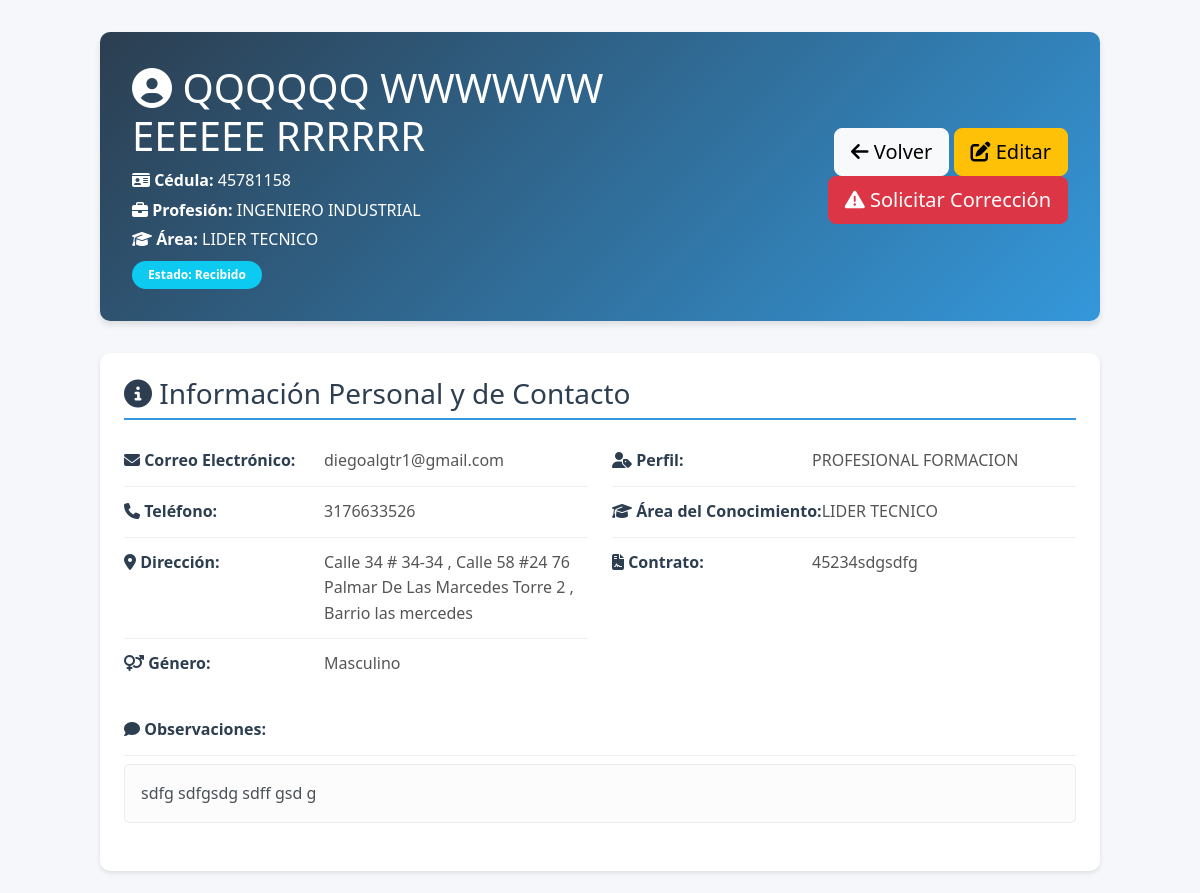
/formapp/admin/applicants/22/ (signed in, upper part), run on an earlier commit of the app's database.
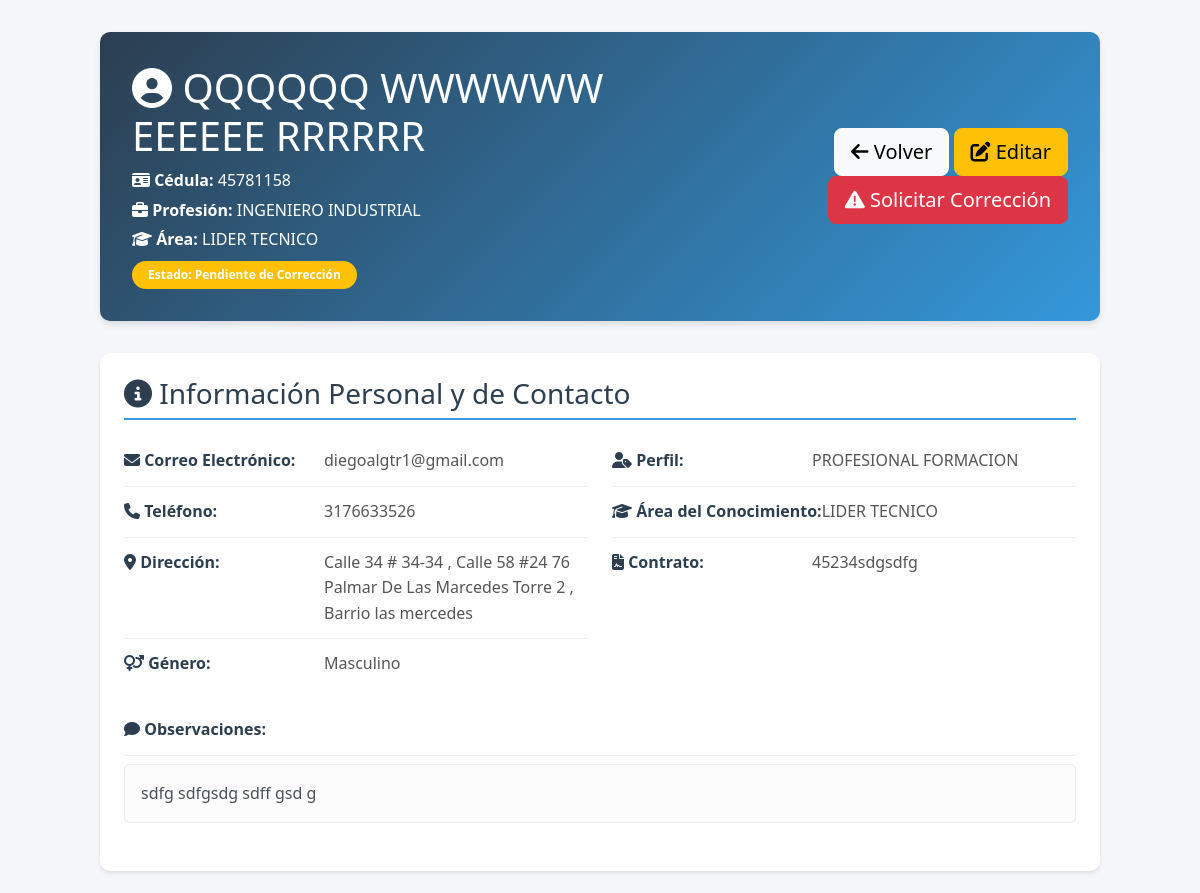
And on a later commit of the database.
### formapp/models.py (models this page shows, shortened)
class InformacionBasica(models.Model):
    ESTADO_CHOICES = [
        ('RECIBIDO', 'Recibido'),
        ('EN_REVISION', 'En Revisión'),
        ('PENDIENTE_CORRECCION', 'Pendiente de Corrección'),
        ('CORREGIDO', 'Corregido por Candidato'),
        ('VERIFICADO', 'Verificado / Aprobado'),
        ('RECHAZADO', 'Rechazado'),
    ]
    estado = models.CharField(
        max_length=50,
        choices=ESTADO_CHOICES,
        default='RECIBIDO',
        verbose_name='Estado del Proceso'
    )
    token_correccion = models.UUIDField(default=uuid.uuid4, editable=False, blank=True, null=True)
    token_expiracion = models.DateTimeField(blank=True, null=True, verbose_name='Expiración del Token')
    comentarios_correccion = models.TextField(
        blank=True,
        null=True,
        verbose_name='Comentarios de Corrección del Candidato',
        help_text='Explicación del candidato sobre qué información corrigió'
    )
    campos_a_corregir = models.JSONField(
        default=list,
        blank=True,
        verbose_name='Campos a Corregir',
        help_text='Lista de campos que el candidato debe corregir'
    )
    GENERO_CHOICES = [
        ('Femenino', 'Femenino'),
        ('Masculino', 'Masculino'),
        ('Otro', 'Otro'),
    ]
    AREA_CONOCIMIENTO_CHOICES = [
        ('JURIDICO', 'JURIDICO'),
        ('TECNICO', 'TECNICO'),
        ('TRANSVERSALIZACION', 'TRANSVERSALIZACION'),
        ('LIDERES', 'LIDERES'),
        ('PSICOLOGIA', 'PSICOLOGIA'),
        ('GESTION HUMANA', 'GESTION HUMANA'),
        ('SOCIAL', 'SOCIAL'),
        ('ADMINISTRATIVO Y FINANCIERO', 'ADMINISTRATIVO Y FINANCIERO'),
        ('SANEAMIENTO Y NUTRICIONAL - PROFESIONAL', 'SANEAMIENTO Y NUTRICIONAL - PROFESIONAL'),
        ('SANEAMIENTO Y NUTRICIONAL - TECNICO', 'SANEAMIENTO Y NUTRICIONAL - TECNICO'),
        ('COORDINADOR LOGISTICO', 'COORDINADOR LOGISTICO'),
        ('LIDER TECNICO', 'LIDER TECNICO'),
        ('FORMACION', 'FORMACION'),
        ('LIDER ADMINISTRATIVO Y FINANCIERO', 'LIDER ADMINISTRATIVO Y FINANCIERO'),
        ('SOSTENIBILIDAD', 'SOSTENIBILIDAD'),
        ('LOGISTICA', 'LOGISTICA'),
        ('COMUNICACIONES', 'COMUNICACIONES'),
        ('PLANEACION', 'PLANEACION'),
        ('PROFESIONAL ESPECIALIZADO DIRECTOR', 'PROFESIONAL ESPECIALIZADO DIRECTOR'),
        ('PROFESIONAL ADMINISTRATIVO', 'PROFESIONAL ADMINISTRATIVO'),
        ('PROFESIONAL CONTABLE', 'PROFESIONAL CONTABLE'),
        ('OTRO', 'OTRO'),
    ]
    PROFESION_CHOICES = [
        ('ABOGADO', 'ABOGADO'),
        ('ADMINISTRADOR AGROPECUARIO', 'ADMINISTRADOR AGROPECUARIO'),
        ('ADMINISTRADOR AMBIENTAL', 'ADMINISTRADOR AMBIENTAL'),
        ('ADMINISTRADOR DE EMPRESAS', 'ADMINISTRADOR DE EMPRESAS'),
        ('ADMINISTRADOR DE NEGOCIOS', 'ADMINISTRADOR DE NEGOCIOS'),
        ('ADMINISTRADOR PUBLICO', 'ADMINISTRADOR PUBLICO'),
        ('AUXILIAR CONTABLE Y FINANCIERO', 'AUXILIAR CONTABLE Y FINANCIERO'),
        ('BACHILLER', 'BACHILLER'),
        ('CONTADOR PUBLICO', 'CONTADOR PUBLICO'),
        ('INGENIERO AGROINDUSTRIAL', 'INGENIERO AGROINDUSTRIAL'),
        ('INGENIERO AGRONOMO', 'INGENIERO AGRONOMO'),
        ('INGENIERO DE ALIMENTOS', 'INGENIERO DE ALIMENTOS'),
        ('INGENIERO DE SISTEMAS', 'INGENIERO DE SISTEMAS'),
        ('INGENIERO INDUSTRIAL', 'INGENIERO INDUSTRIAL'),
        ('LICENCIADO EN ADMINISTRACION DE NEGOCIOS CON ENFASIS EN MERCADEO', 'LICENCIADO EN ADMINISTRACION DE NEGOCIOS CON ENFASIS EN MERCADEO'),
        ('LICENCIADO EN CIENCIAS RELIGIOSAS', 'LICENCIADO EN CIENCIAS RELIGIOSAS'),
        ('LICENCIADO EN EDUCACION BASICA', 'LICENCIADO EN EDUCACION BASICA'),
        ('LICENCIADO EN PEDAGOGIA INFANTIL', 'LICENCIADO EN PEDAGOGIA INFANTIL'),
        ('NORMALISTA SUPERIOR', 'NORMALISTA SUPERIOR'),
        ('NUTRICIONISTA DIETISTA', 'NUTRICIONISTA DIETISTA'),
        ('PROFESIONAL EN AGROINDUSTRIA', 'PROFESIONAL EN AGROINDUSTRIA'),
        ('PROFESIONAL EN FINANZAS Y NEGOCIOS INTERNACIONALES', 'PROFESIONAL EN FINANZAS Y NEGOCIOS INTERNACIONALES'),
        ('PSICOLOGO', 'PSICOLOGO'),
        ('SOCIOLOGO', 'SOCIOLOGO'),
        ('TECNICO EN ADMINISTRACION DE NEGOCIOS', 'TECNICO EN ADMINISTRACION DE NEGOCIOS'),
        ('TECNICO EN ASISTENCIA ADMINISTRATIVA', 'TECNICO EN ASISTENCIA ADMINISTRATIVA'),
        ('TECNICO EN ASISTENCIA Y ATENCION INTEGRAL A LA PRIMERA INFANCIA', 'TECNICO EN ASISTENCIA Y ATENCION INTEGRAL A LA PRIMERA INFANCIA'),
        ('TECNICO EN CONTABILIZACION DE OPERACIONES COMERCIALES Y FINANCIERAS', 'TECNICO EN CONTABILIZACION DE OPERACIONES COMERCIALES Y FINANCIERAS'),
        ('TECNICO EN GESTION DE SISTEMAS DE MANEJO AMBIENTAL', 'TECNICO EN GESTION DE SISTEMAS DE MANEJO AMBIENTAL'),
        ('TECNICO EN RECURSOS HUMANOS', 'TECNICO EN RECURSOS HUMANOS'),
        ('TECNICO LABORAL EN AUXILIAR ADMINISTRATIVO', 'TECNICO LABORAL EN AUXILIAR ADMINISTRATIVO'),
        ('TECNICO LABORAL EN CHEF', 'TECNICO LABORAL EN CHEF'),
        ('TECNICO LABORAL EN CONTABILIDAD Y FINANZAS', 'TECNICO LABORAL EN CONTABILIDAD Y FINANZAS'),
        ('TECNICO LABORAL EN SECRETARIADO ADMINISTRATIVO Y GERENCIAL', 'TECNICO LABORAL EN SECRETARIADO ADMINISTRATIVO Y GERENCIAL'),
        ('TECNICO LABORAL POR COMPETENCIAS EN CONTABILIDAD GENERAL SISTEMATIZADA', 'TECNICO LABORAL POR COMPETENCIAS EN CONTABILIDAD GENERAL SISTEMATIZADA'),
        ('TECNICO PROFESIONAL EN INGENIERIA DE SISTEMAS', 'TECNICO PROFESIONAL EN INGENIERIA DE SISTEMAS'),
        ('TECNICO PROFESIONAL EN PROCESAMIENTO DE ALIMENTOS', 'TECNICO PROFESIONAL EN PROCESAMIENTO DE ALIMENTOS'),
        ('TECNOLOGO EN AGUA Y SANEAMIENTO', 'TECNOLOGO EN AGUA Y SANEAMIENTO'),
        ('TECNOLOGO EN ALIMENTOS', 'TECNOLOGO EN ALIMENTOS'),
        ('TECNOLOGO EN CONTROL DE CALIDAD DE ALIMENTOS', 'TECNOLOGO EN CONTROL DE CALIDAD DE ALIMENTOS'),
        ('TECNOLOGO EN ECOLOGIA Y MANEJO AMBIENTAL', 'TECNOLOGO EN ECOLOGIA Y MANEJO AMBIENTAL'),
        ('TECNOLOGO EN GESTION ADMINISTRATIVA', 'TECNOLOGO EN GESTION ADMINISTRATIVA'),
        ('TECNOLOGO EN GESTION DE PROYECTOS DE DESARROLLO ECONOMICO Y SOCIAL', 'TECNOLOGO EN GESTION DE PROYECTOS DE DESARROLLO ECONOMICO Y SOCIAL'),
        ('TECNOLOGO EN GESTION DE RECURSOS NATURALES', 'TECNOLOGO EN GESTION DE RECURSOS NATURALES'),
        ('TECNOLOGO EN GESTION DEL TALENTO HUMANO', 'TECNOLOGO EN GESTION DEL TALENTO HUMANO'),
        ('TECNOLOGO EN PROCESAMIENTO DE ALIMENTOS PERECEDEROS', 'TECNOLOGO EN PROCESAMIENTO DE ALIMENTOS PERECEDEROS'),
        ('TECNOLOGO INDUSTRIAL', 'TECNOLOGO INDUSTRIAL'),
        ('TEOLOGO', 'TEOLOGO'),
        ('TRABAJADOR SOCIAL', 'TRABAJADOR SOCIAL'),
        ('OTRO', 'OTRO'),
    ]
    PERFIL_CHOICES = [
        ('BACHILLER GGHH', 'BACHILLER GGHH'),
        ('PROFESIONAL SOCIAL', 'PROFESIONAL SOCIAL'),
        ('PROFESIONAL PSICOLOGIA', 'PROFESIONAL PSICOLOGIA'),
        ('LIDER DE NUTRICIONAL', 'LIDER DE NUTRICIONAL'),
        ('TECNICO SANITARIO AMBIENTAL', 'TECNICO SANITARIO AMBIENTAL'),
        ('TECNICO NUTRICIONAL', 'TECNICO NUTRICIONAL'),
        ('TECNICO GGHH', 'TECNICO GGHH'),
        ('PROFESIONAL SANITARIO AMBIENTAL', 'PROFESIONAL SANITARIO AMBIENTAL'),
        ('PROFESIONAL FORMACION', 'PROFESIONAL FORMACION'),
        ('ABOGADO', 'ABOGADO'),
        ('OTRO', 'OTRO'),
    ]
    primer_apellido = models.CharField(max_length=50, verbose_name='Primer Apellido', default='')
    segundo_apellido = models.CharField(max_length=50, verbose_name='Segundo Apellido', default='')
    primer_nombre = models.CharField(max_length=50, verbose_name='Primer Nombre', default='')
    segundo_nombre = models.CharField(max_length=50, verbose_name='Segundo Nombre', blank=True, null=True)
    nombre_completo = models.CharField(max_length=200, verbose_name='Nombre Completo', blank=True, null=True)
    cedula = models.CharField(
        max_length=20,
        unique=True,
        verbose_name='Cédula',
        error_messages={
            'unique': 'Ya existe un registro con esta cédula. Por favor, verifica el número de cédula.'
        }
    )
    genero = models.CharField(max_length=50, verbose_name='Género', choices=GENERO_CHOICES)
    tipo_via = models.CharField(max_length=50, verbose_name='Tipo de Vía (Calle/Avenida/Carrera)', default='Calle')
    numero_via = models.CharField(max_length=20, verbose_name='Número de Vía', default='')
    numero_casa = models.CharField(max_length=20, verbose_name='Número de Casa/Edificio', default='')
    complemento_direccion = models.CharField(max_length=200, verbose_name='Complemento (Apto, Interior, etc.)', blank=True, null=True)
    barrio = models.CharField(max_length=200, verbose_name='Barrio', blank=True, null=True)
    telefono = models.CharField(max_length=20, verbose_name='Teléfono')
    correo = models.EmailField(verbose_name='Correo Electrónico')
    perfil = models.CharField(max_length=200, verbose_name='Perfil Profesional', blank=True, null=True)
    perfil_otro = models.CharField(max_length=200, verbose_name='Perfil Profesional (Otro)', blank=True, null=True)
    area_del_conocimiento = models.CharField(max_length=200, verbose_name='Área del Conocimiento', blank=True, null=True)
    area_del_conocimiento_otro = models.CharField(max_length=200, verbose_name='Área del Conocimiento (Otro)', blank=True, null=True)
    profesion = models.CharField(max_length=200, verbose_name='Profesión', blank=True, null=True)
    profesion_otro = models.CharField(max_length=200, verbose_name='Profesión (Otro)', blank=True, null=True)
    contrato = models.CharField(max_length=200, verbose_name='Contrato', blank=True, null=True)
    observacion = models.TextField(verbose_name='Observaciones', blank=True, null=True)
    acepta_politica = models.BooleanField(
        default=False,
        verbose_name='Acepto política de tratamiento de datos',
        help_text='Debe aceptar la política de tratamiento de datos para continuar.'
    )

### formapp/views/views_admin.py (the view)
# urls.py: path('admin/applicants/<int:pk>/', ApplicantDetailView.as_view(), name='applicant_detail'),
class ApplicantDetailView(LoginRequiredMixin, DetailView):
    model = InformacionBasica
    template_name = 'formapp/applicant_detail.html'
    context_object_name = 'applicant'

### formapp/templates/formapp/applicant_detail.html (shortened to what this page needs)
{% extends 'base.html' %}
{% load static %}
{% block content %}
<div class="detail-container">
    <div class="detail-header">
        <div class="d-flex justify-content-between align-items-center">
            <div>
                <h1 class="mb-2">
                    <i class="fas fa-user-circle"></i> {{ applicant.nombre_completo }}
                </h1>
                <p class="mb-1"><i class="fas fa-id-card"></i> <strong>Cédula:</strong> {{ applicant.cedula }}</p>
                <p class="mb-1"><i class="fas fa-briefcase"></i> <strong>Profesión:</strong> {{ applicant.profesion }}</p>
                <p class="mb-0"><i class="fas fa-graduation-cap"></i> <strong>Área:</strong> {{ applicant.area_del_conocimiento }}</p>
                <div class="mt-2">
                    <span class="badge {% if applicant.estado == 'RECIBIDO' %}bg-info{% elif applicant.estado == 'EN_REVISION' %}bg-primary{% elif applicant.estado == 'PENDIENTE_CORRECCION' %}bg-warning{% elif applicant.estado == 'CORREGIDO' %}bg-success{% elif applicant.estado == 'VERIFICADO' %}bg-success{% else %}bg-secondary{% endif %}">
                        Estado: {{ applicant.get_estado_display }}
                    </span>
                </div>
            </div>
            <div class="text-end">
                <a href="{% url 'formapp:applicant_list' %}" class="btn btn-light btn-lg">
                    <i class="fas fa-arrow-left"></i> Volver
                </a>
                {% if user.is_staff %}
                <a href="{% url 'formapp:applicant_edit' applicant.pk %}" class="btn btn-warning btn-lg">
                    <i class="fas fa-edit"></i> Editar
                </a>
                <button type="button" class="btn btn-danger btn-lg" data-bs-toggle="modal" data-bs-target="#correctionModal">
                    <i class="fas fa-exclamation-triangle"></i> Solicitar Corrección
                </button>
                {% endif %}
            </div>
        </div>
    </div>
    <div class="detail-section">
        <h3>
            <i class="fas fa-info-circle"></i> Información Personal y de Contacto
        </h3>
        <div class="row">
            <div class="col-md-6">
                <div class="info-row">
                    <span class="info-label"><i class="fas fa-envelope"></i> Correo Electrónico:</span>
                    <span class="info-value">{{ applicant.correo }}</span>
                </div>
                <div class="info-row">
                    <span class="info-label"><i class="fas fa-phone"></i> Teléfono:</span>
                    <span class="info-value">{{ applicant.telefono }}</span>
                </div>
                <div class="info-row">
                    <span class="info-label"><i class="fas fa-map-marker-alt"></i> Dirección:</span>
                    <span class="info-value">
                        {{ applicant.tipo_via }} {{ applicant.numero_via }} # {{ applicant.numero_casa }}
                        {% if applicant.complemento_direccion %}, {{ applicant.complemento_direccion }}{% endif %}
                        {% if applicant.barrio %}, Barrio {{ applicant.barrio }}{% endif %}
                    </span>
                </div>
                <div class="info-row">
                    <span class="info-label"><i class="fas fa-venus-mars"></i> Género:</span>
                    <span class="info-value">{{ applicant.genero }}</span>
                </div>
            </div>
            <div class="col-md-6">
                <div class="info-row">
                    <span class="info-label"><i class="fas fa-user-tag"></i> Perfil:</span>
                    <span class="info-value">{{ applicant.perfil }}</span>
                </div>
                <div class="info-row">
                    <span class="info-label"><i class="fas fa-graduation-cap"></i> Área del Conocimiento:</span>
                    <span class="info-value">{{ applicant.area_del_conocimiento }}</span>
                </div>
                <div class="info-row">
                    <span class="info-label"><i class="fas fa-file-contract"></i> Contrato:</span>
                    <span class="info-value">{{ applicant.contrato }}</span>
                </div>
            </div>
        </div>
        {% if applicant.observacion %}
        <div class="info-row mt-3">
            <span class="info-label"><i class="fas fa-comment"></i> Observaciones:</span>
        </div>
        <div class="alert alert-light mt-2">
            {{ applicant.observacion }}
        </div>
        {% endif %}
    </div>
</div>
{% endblock %}

### templates/base.html (shortened to what this page needs)
<!DOCTYPE html>
<html lang="es">
<head>
    <link href="https://cdn.jsdelivr.net/npm/bootstrap@5.3.0/dist/css/bootstrap.min.css" rel="stylesheet">
    <link rel="stylesheet" href="https://cdnjs.cloudflare.com/ajax/libs/font-awesome/6.4.0/css/all.min.css">
    {% load static %}
    <link rel="stylesheet" href="{% static 'css/style.css' %}">
</head>
<body>
    {% block content %}{% endblock %}
</body>
</html>

### static/css/style.css (style rules this page uses)
:root { --primary-color: #2c3e50; --secondary-color: #3498db; --success-color: #27ae60; --danger-color: #e74c3c; --warning-color: #f39c12; --info-color: #17a2b8; --light-bg: #ecf0f1; --border-color: #bdc3c7; }
body { font-family: 'Segoe UI', Tahoma, Geneva, Verdana, sans-serif; background-color: #f5f7fa; color: #2c3e50; line-height: 1.6; }
.alert { padding: 1rem; border-radius: 5px; margin-bottom: 1.5rem; }
.badge { padding: 0.5rem 1rem; font-weight: 600; border-radius: 20px; }
.detail-container { max-width: 1000px; margin: 2rem auto; }
.detail-header { background: linear-gradient(135deg, var(--primary-color) 0%, var(--secondary-color) 100%); color: white; padding: 2rem; border-radius: 10px; margin-bottom: 2rem; box-shadow: 0 4px 6px rgba(0,0,0,0.1); }
.detail-section { background: white; border-radius: 10px; padding: 1.5rem; margin-bottom: 1.5rem; box-shadow: 0 2px 4px rgba(0,0,0,0.1); }
.detail-section h3 { color: var(--primary-color); border-bottom: 2px solid var(--secondary-color); padding-bottom: 0.5rem; margin-bottom: 1rem; }
.info-row { display: flex; padding: 0.75rem 0; border-bottom: 1px solid var(--light-bg); }
.info-row:last-child { border-bottom: none; }
.info-label { font-weight: 600; color: var(--primary-color); min-width: 200px; }
.info-value { color: #555; }

What changed in the data, as far as the page shows it:
changed InformacionBasica "QQQQQQ WWWWWW EEEEEE RRRRRR": estado "Recibido" → "Pendiente de Corrección"
